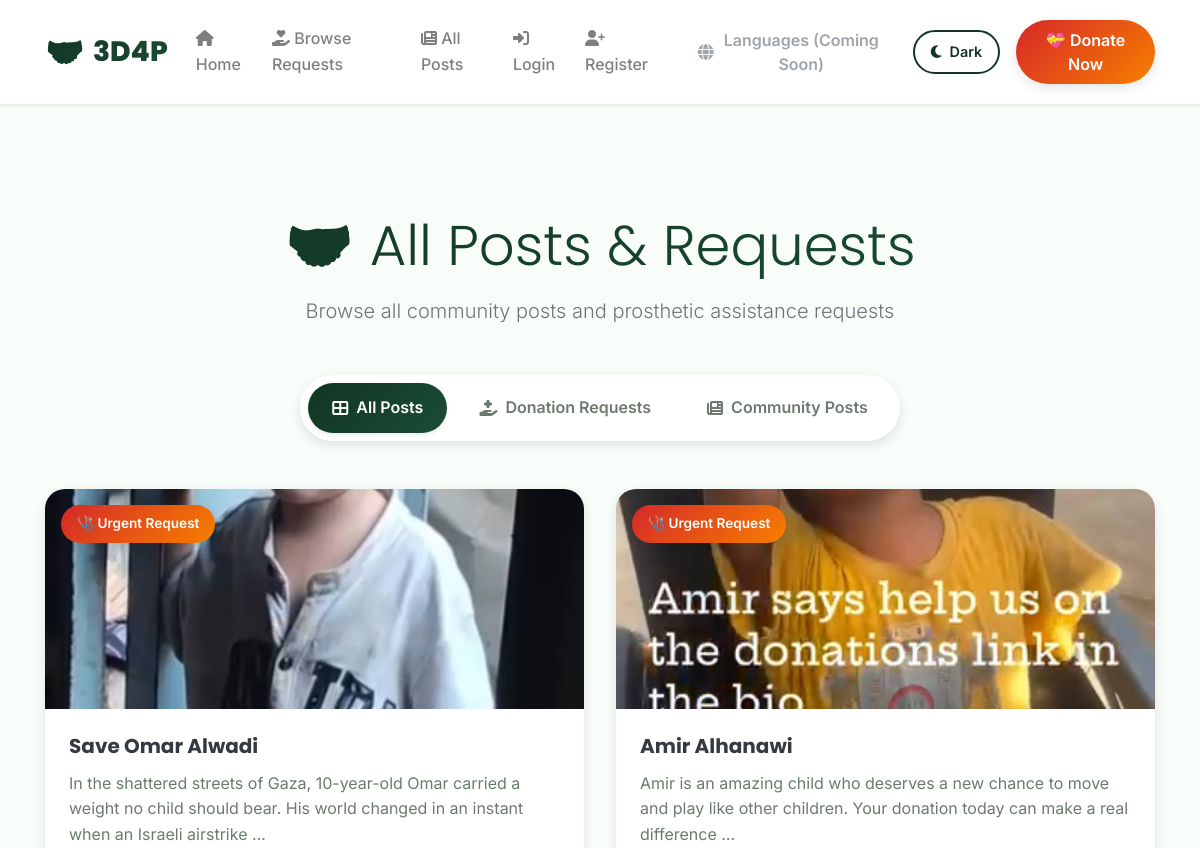
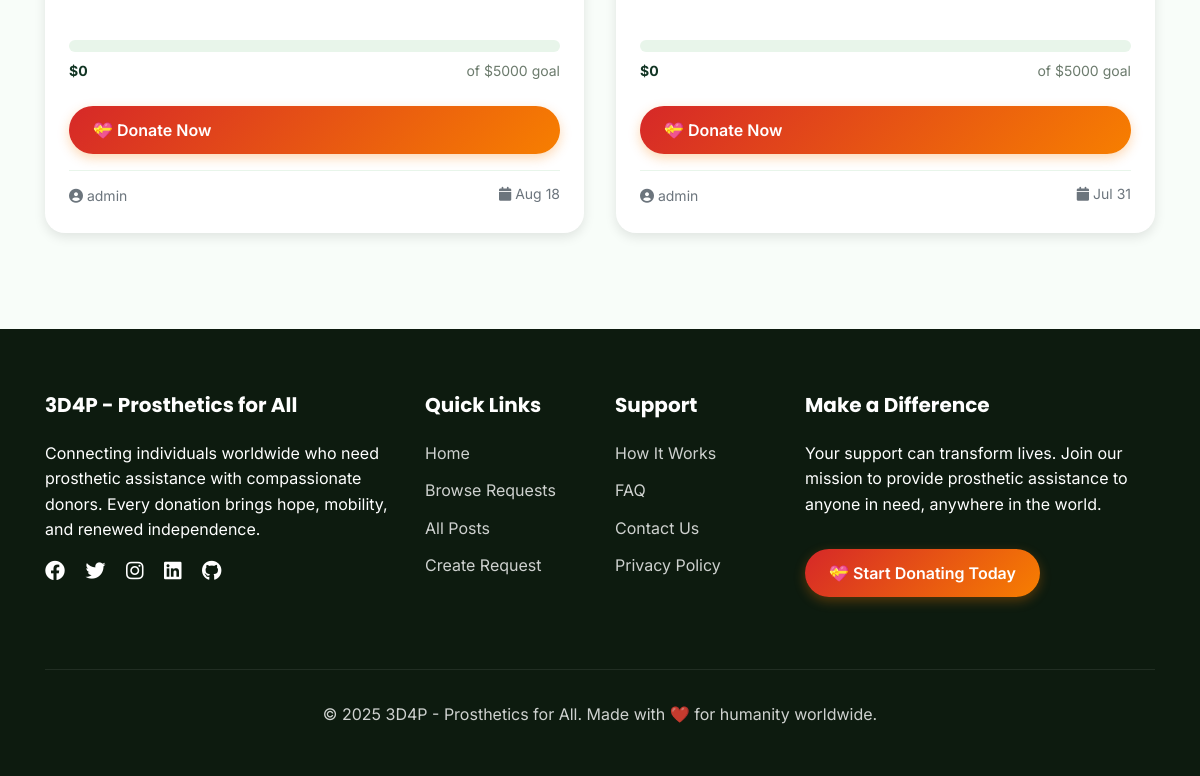
/posts/, run on an earlier commit of the app's database (2 pictures, top to bottom).
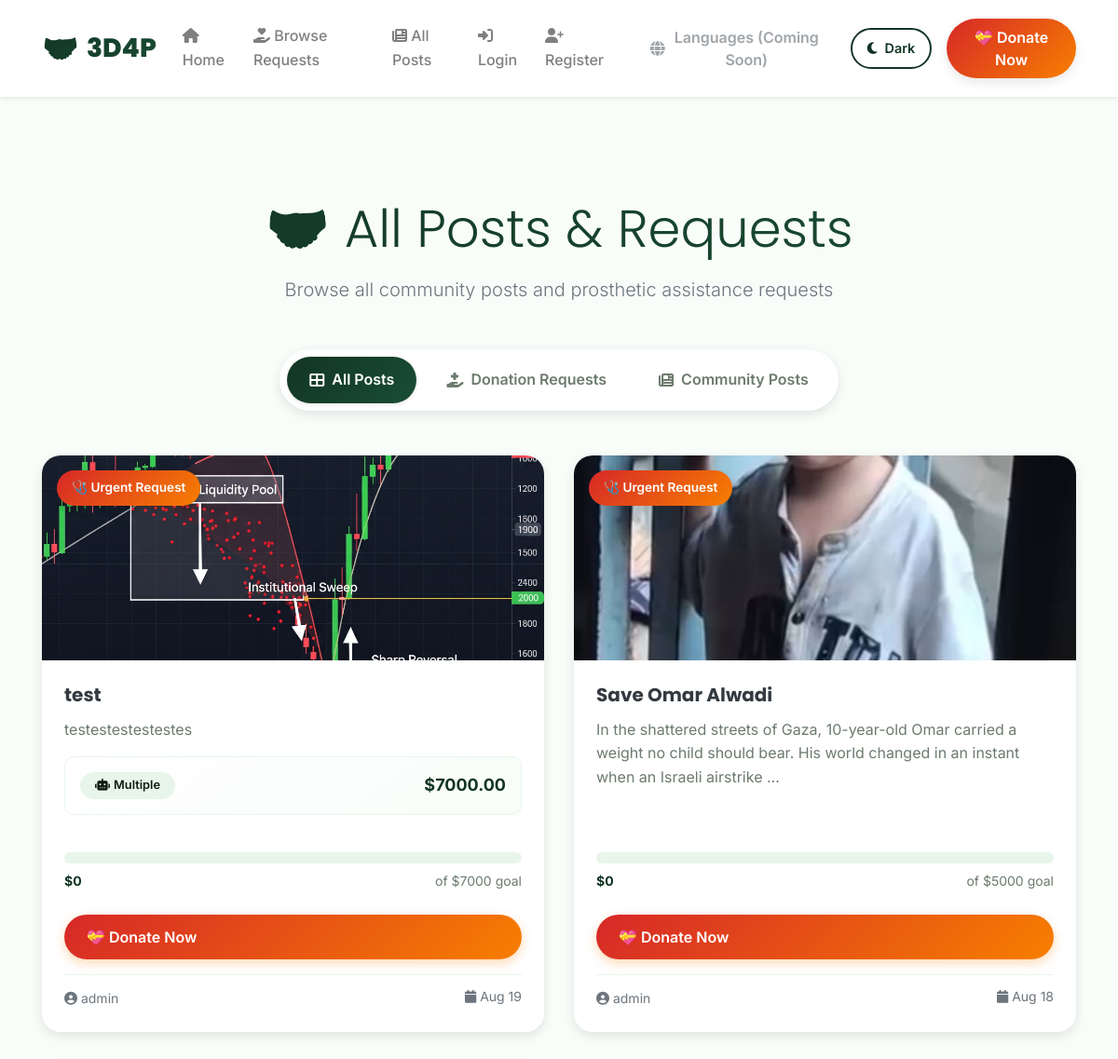
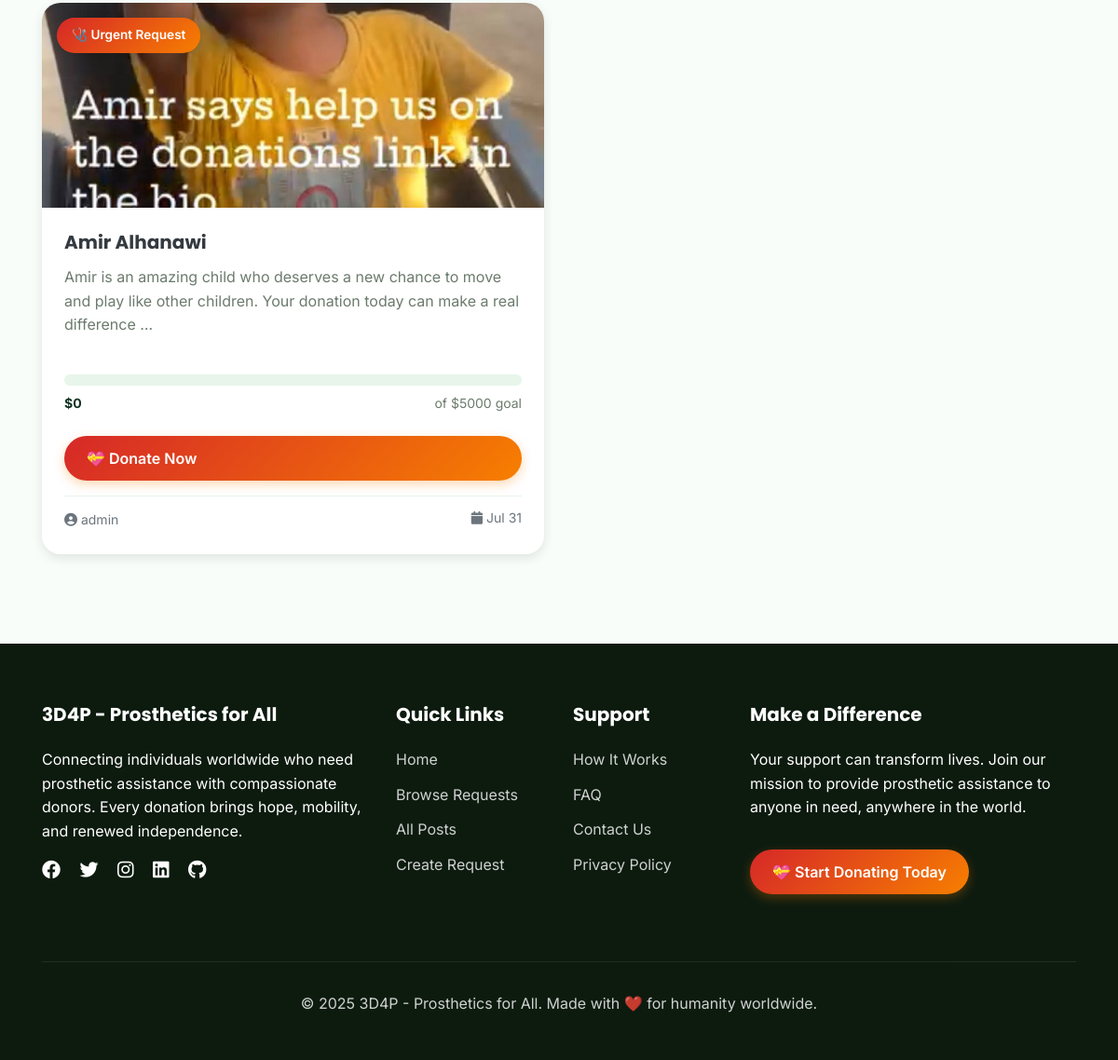
And on a later commit of the database (2 pictures, top to bottom).
### posts/models.py (models this page shows, shortened)
class Post(models.Model):
    POST_TYPE_CHOICES = [
        ('regular', 'Regular Post'),
        ('donation', 'Donation Request'),
    ]
    author = models.ForeignKey(User, on_delete=models.CASCADE, null=True, blank=True)
    author_name = models.CharField(max_length=100, blank=True)
    title = models.CharField(max_length=200)
    content = models.TextField()
    post_type = models.CharField(max_length=20, choices=POST_TYPE_CHOICES, default='regular')
    is_approved = models.BooleanField(default=False)
    created_at = models.DateTimeField(auto_now_add=True)
    updated_at = models.DateTimeField(auto_now=True)
    view_count = models.IntegerField(default=0)
    share_count = models.IntegerField(default=0)
    image = models.ImageField(upload_to='post_images/', null=True, blank=True)

class DonationRequest(models.Model):
    post = models.OneToOneField(Post, on_delete=models.CASCADE, related_name='donation_details')
    estimated_cost = models.DecimalField(max_digits=10, decimal_places=2)
    prosthetic_type = models.CharField(max_length=100)
    measurements = models.TextField()

### donations/models.py (models this page shows, shortened)
class DonationGoal(models.Model):
    post = models.OneToOneField(Post, on_delete=models.CASCADE, related_name='donation_goal')
    goal_amount = models.DecimalField(max_digits=10, decimal_places=2)
    current_amount = models.DecimalField(max_digits=10, decimal_places=2, default=Decimal('0.00'))
    is_active = models.BooleanField(default=True)
    created_at = models.DateTimeField(auto_now_add=True)
    @property
    def progress_percentage(self):
        if self.goal_amount == 0:
            return 0
        return min((self.current_amount / self.goal_amount) * 100, 100)

### users/models.py (models this page shows, shortened)
class CustomUser(AbstractUser):
    is_member = models.BooleanField(default=False)
    is_verified = models.BooleanField(default=False)
    bio = models.TextField(blank=True)
    date_of_birth = models.DateField(null=True, blank=True)
    pass

### posts/views.py (the view)
# urls.py: path('', views.post_list, name='post_list'),
def post_list(request):
    posts = Post.objects.filter(is_approved=True).order_by('-created_at')
    return render(request, 'posts/post_list.html', {'posts': posts})

### users/templatetags/user_tags.py (called while the page is built)
@register.filter
def is_member(user):
    if user is None or not user.is_authenticated:
        return False
    return hasattr(user, 'memberprofile') and user.memberprofile.is_verified

### utils/error_handlers.py (called while the page is built)
    def __call__(self, request):
        if self.is_suspicious_request(request):
            logger.warning(
                f"Suspicious request detected: {request.method} {request.get_full_path()} "
                f"from IP: {self.get_client_ip(request)}"
            )
        response = self.get_response(request)
        return response

    def is_suspicious_request(self, request):
        suspicious_patterns = [
            'admin/', 'wp-admin/', 'phpmyadmin/', '.env', 'config.php',
            'shell.php', 'cmd.php', 'eval(', 'system(', 'exec('
        ]
        path = request.get_full_path().lower()
        return any(pattern in path for pattern in suspicious_patterns)

### posts/templates/posts/post_list.html (shortened to what the changed rows need)
{% extends 'base.html' %}
{% load user_tags %}
{% block content %}
<div class="container" style="padding-top: 2rem;">
    <div class="text-center mb-5" data-aos="fade-up">
        <h1 class="display-4 text-gradient">🤝 All Posts & Requests</h1>
    </div>
    <div class="posts-grid" data-aos="fade-up" data-aos-delay="200">
        {% for post in posts %}
        <div class="post-grid-item {{ post.post_type }}" data-aos="fade-up" data-aos-delay="{% cycle '100' '200' '300' '400' %}">
            {% if post.post_type == 'donation' %}
            <div class="donation-card h-100">
                {% if post.image %}
                <div class="card-img-wrapper">
                    <img src="{{ post.image.url }}" class="card-img-top" alt="{{ post.title }}">
                    <div class="urgency-badge">
                        🩺 Urgent Request
                    </div>
                </div>
                {% endif %}
                <div class="card-body">
                    <h5 class="card-title">
                        <a href="{% url 'post_detail' post.pk %}" class="text-decoration-none text-dark">
                            {{ post.title }}
                        </a>
                    </h5>
                    <p class="card-text">{{ post.content|truncatewords:25 }}</p>
                    {% if post.donation_details %}
                    <div class="prosthetic-info mb-3">
                        <div class="d-flex justify-content-between align-items-center">
                            <span class="badge badge-light">
                                <i class="fas fa-robot"></i> {{ post.donation_details.prosthetic_type }}
                            </span>
                            <span class="estimated-cost">
                                ${{ post.donation_details.estimated_cost }}
                            </span>
                        </div>
                    </div>
                    {% endif %}
                    {% if post.donation_goal %}
                    <div class="progress-wrapper">
                        <div class="progress">
                        </div>
                        <div class="progress-info">
                            <span class="raised">${{ post.donation_goal.current_amount|floatformat:0 }}</span>
                            <span class="goal">of ${{ post.donation_goal.goal_amount|floatformat:0 }} goal</span>
                        </div>
                    </div>
                    {% endif %}
                    <div class="mt-auto">
                        <a href="{% url 'donate_to_post' post.id %}" class="btn btn-donate btn-block">
                            💝 Donate Now
                        </a>
                        <div class="post-meta mt-3">
                            <small class="text-muted">
                                <i class="fas fa-user-circle"></i>
                                {% if post.author %}
                                    {{ post.author.username }}
                                {% else %}
                                    {{ post.author_name }}
                                {% endif %}
                            </small>
                            <small class="text-muted float-right">
                                <i class="fas fa-calendar"></i> {{ post.created_at|date:"M j" }}
                            </small>
                        </div>
                    </div>
                </div>
            </div>
            {% endif %}
        </div>
        {% endfor %}
    </div>
</div>
{% endblock %}

What changed in the data, as far as the page shows it:
added Post: image (picture), title "test", content "testestestestestes", donation_details.prosthetic_type "Multiple", donation_details.estimated_cost "7000.00", donation_goal.current_amount "0", donation_goal.goal_amount "7000", author.username "admin", created_at "Aug 19"
